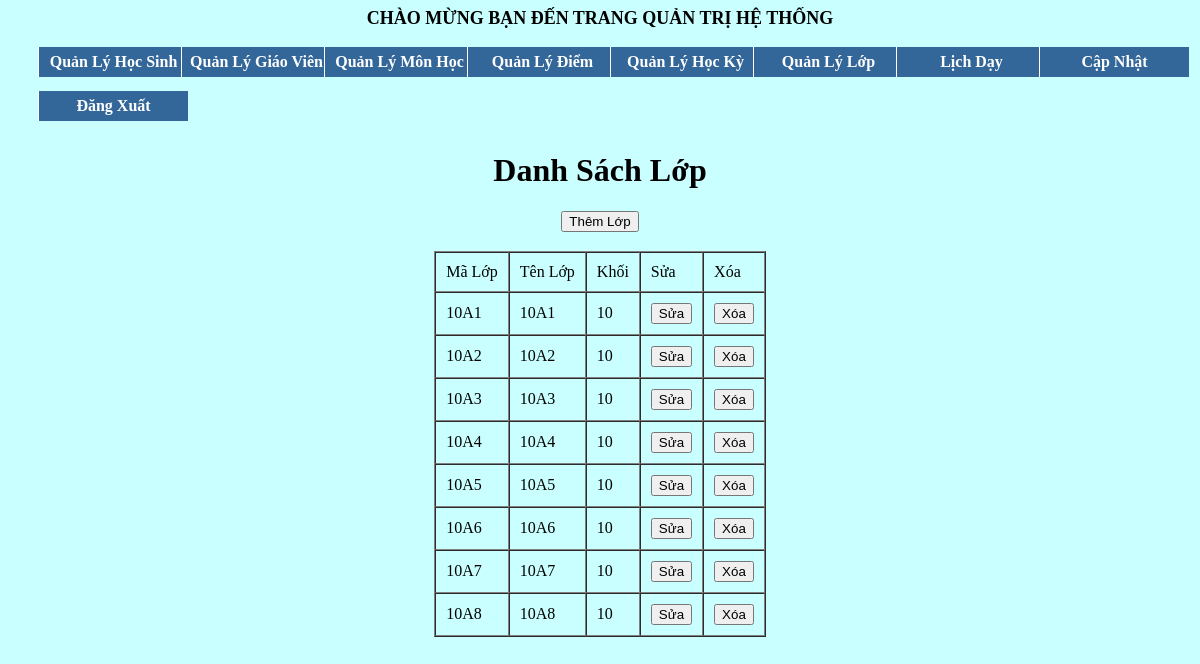
The app's page /admin/index.php?mod=lop (signed in) with its own data.
### tables this page shows
CREATE TABLE `lophoc` (
  `MaLopHoc` varchar(10) NOT NULL,
  `Tenlophoc` varchar(20) NOT NULL,
  `KhoiHoc` varchar(10) NOT NULL
);

### classes/lop.class.php (called while the page is built, shortened)
<?php
class lop extends DB
{
    function alllop()
    {
        $con = $this->connect();
        $sql = "select * from lophoc";
        $query = mysqli_query($con, $sql);
        $result = array();
        if ($query) {
            while ($row = mysqli_fetch_assoc($query)) {
                $result[] = $row;
            }
        }
        return $result;
    }
}

### admin/lop/hienthilop.php (the view, shortened to what this page needs)
<?php
require '../classes/lop.class.php';
$con=new lop();
$lop=$con->alllop();
?>
<!DOCTYPE html>
<html>
<head>
</head>
<h1 align="center" style="font-family: Tahoma">Danh Sách Lớp</h1>
<h3 align="center"><a href="lop/themlop.php" style="font-family: Tahoma;font-weight: bold;text-decoration: none"><button>Thêm Lớp</button></a></h3>
<table border="1" cellspacing="0" cellpadding="10" align="center">
    <tr>
        <td>Mã Lớp</td>
        <td>Tên Lớp</td>
        <td>Khối</td>
        <td>Sửa</td>
        <td>Xóa</td>
    </tr>
    <?php foreach ($lop as $item){ ?>
        <tr>
            <td><?php echo $item['MaLopHoc']; ?></td>
            <td><?php echo $item['Tenlophoc']; ?></td>
            <td><?php echo $item['KhoiHoc']; ?></td>
            <?php
            echo "<td><a href='lop/sualop.php?id=$item[MaLopHoc]'><button type='button'>Sửa</button></a></td>";
            echo "<td><a href='lop/xoalop.php?cmahk=$item[MaLopHoc]' onclick='return XacNhan();'><button type='button'>Xóa</button></a></td>";
            ?>
        </tr>
    <?php } ?>
</table>
</body>
</html>

### records on screen
lophoc: MaLopHoc "10A1", Tenlophoc "10A1", KhoiHoc "10"
lophoc: MaLopHoc "10A2", Tenlophoc "10A2", KhoiHoc "10"
lophoc: MaLopHoc "10A3", Tenlophoc "10A3", KhoiHoc "10"
lophoc: MaLopHoc "10A4", Tenlophoc "10A4", KhoiHoc "10"
lophoc: MaLopHoc "10A5", Tenlophoc "10A5", KhoiHoc "10"
lophoc: MaLopHoc "10A6", Tenlophoc "10A6", KhoiHoc "10"
lophoc: MaLopHoc "10A7", Tenlophoc "10A7", KhoiHoc "10"
lophoc: MaLopHoc "10A8", Tenlophoc "10A8", KhoiHoc "10"
